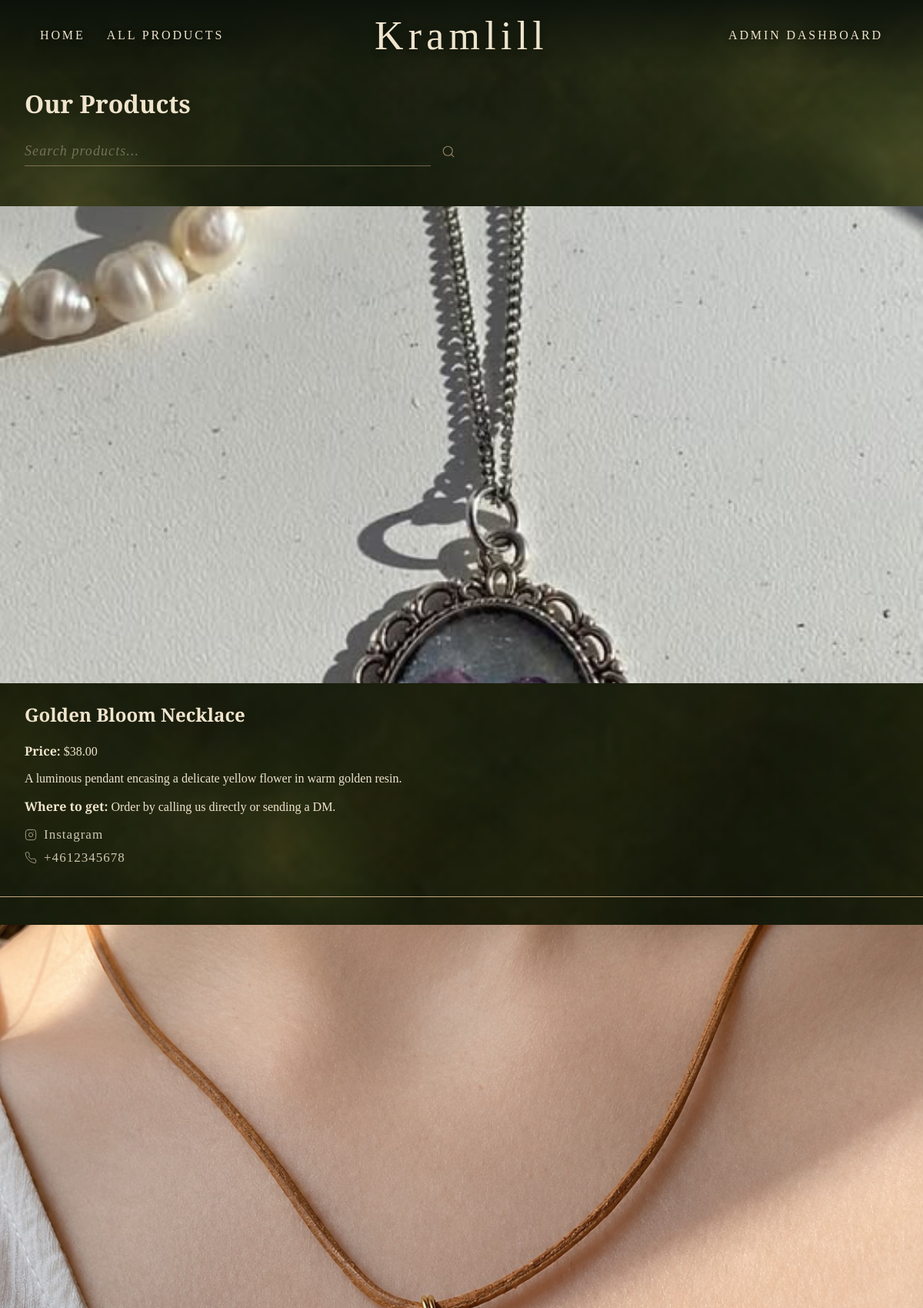
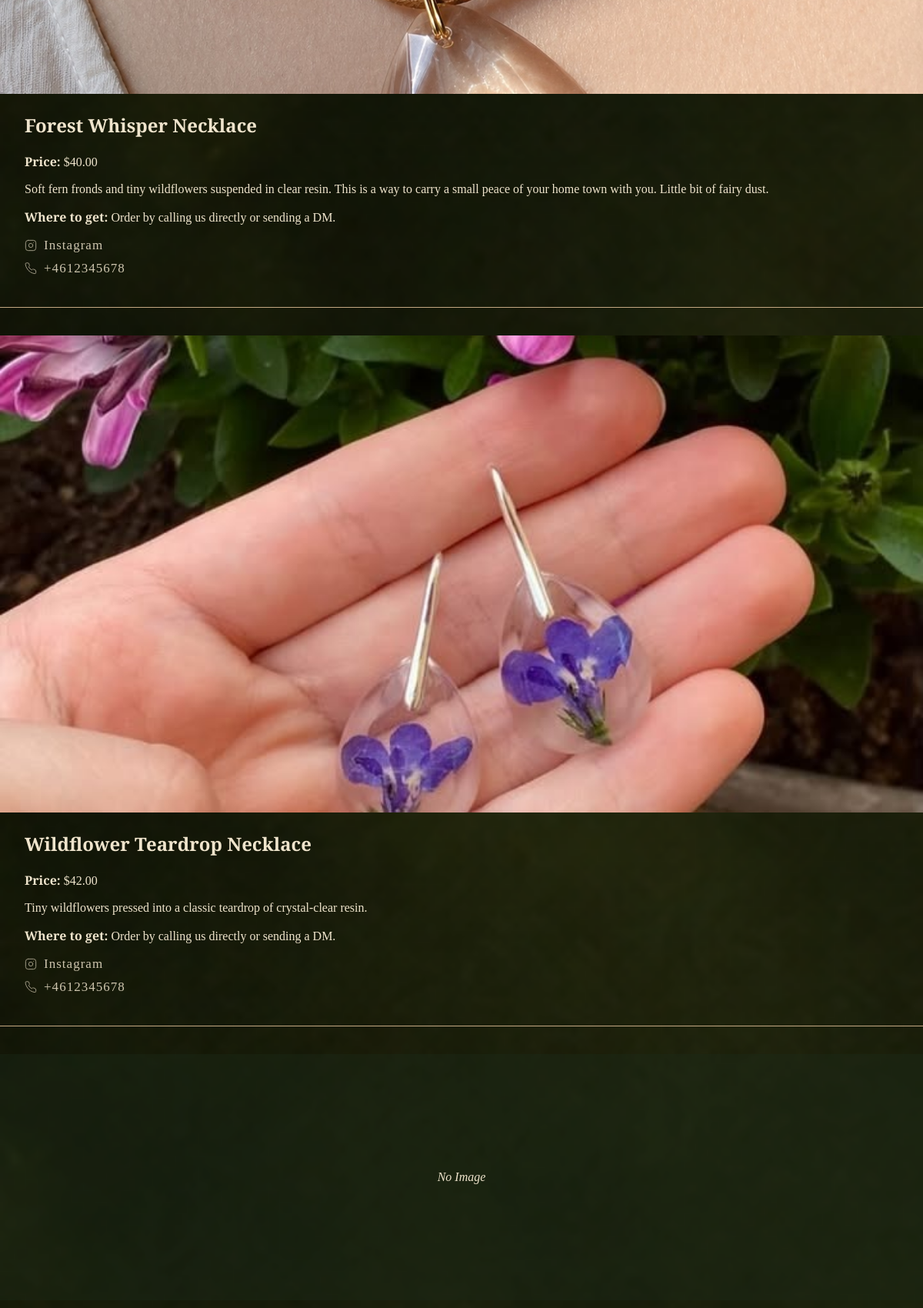
Page /products (upper part) on the committed database (2 pictures, top to bottom).
### backend/models.py (models this page shows, shortened)
class Product(db.Model):
    __tablename__ = 'products'
    id = db.Column(db.Integer, primary_key=True)
    name = db.Column(db.String(120), nullable=False)
    description = db.Column(db.Text, nullable=True)
    price = db.Column(db.Float, nullable=False)
    stock = db.Column(db.Integer, nullable=False, default=0)
    image_filename = db.Column(db.String(255), nullable=True)
    where_to_get = db.Column(db.Text, nullable=True)
    instagram_url = db.Column(db.String(255), nullable=True)
    phone = db.Column(db.String(50), nullable=True)
    category = db.Column(db.String(50), nullable=False, default='Normal')

### backend/app.py (the view)
@app.route('/products')
def products():
    search_query = request.args.get('search', '').strip()
    if search_query:
        all_products = Product.query.filter(
            (Product.name.like(f'%{search_query}%')) |
            (Product.description.like(f'%{search_query}%'))
        ).all()
    else:
        all_products = Product.query.all()
    return render_template('products.html', products=all_products, search=search_query)

### frontend/templates/products.html (shortened to what this page needs)
{% macro gallery_json(product) -%}
{%- set ns = namespace(urls=[]) -%}
{%- if product.image_filename -%}{%- set ns.urls = ns.urls + [url_for('static', filename='uploads/' + product.image_filename)] -%}{%- endif -%}
{%- for gi in product.gallery_images -%}{%- set ns.urls = ns.urls + [url_for('static', filename='uploads/' + gi.filename)] -%}{%- endfor -%}
{{- ns.urls | tojson -}}
{%- endmacro %}
<!DOCTYPE html>
<html lang="en">
<head>
    <link rel="stylesheet" href="{{ url_for('static', filename='css/style.css') }}">
</head>
<body>
    <header class="site-header">
        <nav class="nav-left desktop-nav">
            <a href="/" class="nav-link">Home</a>
            <a href="/products" class="nav-link" style="margin-left: 24px;">All Products</a>
        </nav>
        <a href="/" class="logo">Kramlill</a>
        <nav class="nav-right desktop-nav">
            <a href="/admin/dashboard" class="nav-link">Admin Dashboard</a>
        </nav>
    </header>
    <main class="products-main">
        <h1>Our Products</h1>
        <form method="GET" action="/products" class="search-form">
            <input type="text" name="search" placeholder="Search products..." value="{{ search }}" class="search-input">
            <button type="submit" class="search-btn" aria-label="Search">
                <svg xmlns="http://www.w3.org/2000/svg" width="18" height="18" viewBox="0 0 24 24" fill="none" stroke="currentColor" stroke-width="1.5" stroke-linecap="round" stroke-linejoin="round"><circle cx="11" cy="11" r="8"/><line x1="21" y1="21" x2="16.65" y2="16.65"/></svg>
            </button>
        </form>
        <div class="products-grid">
            {% for product in products %}
                <div class="product-card product-clickable"
                     data-name="{{ product.name }}"
                     data-price="{{ '%.2f'|format(product.price) }}"
                     data-description="{{ product.description or '' }}"
                     data-where="{{ product.where_to_get or '' }}"
                     data-instagram="{{ product.instagram_url or '' }}"
                     data-phone="{{ product.phone or '' }}"
                     data-gallery='{{ gallery_json(product) }}'>
                    {% if product.image_filename %}
                        <img src="{{ url_for('static', filename='uploads/' + product.image_filename) }}" alt="{{ product.name }}" class="product-card-image">
                    {% else %}
                        <div class="product-card-no-image">No Image</div>
                    {% endif %}
                    <div class="product-card-body">
                    <h2>{{ product.name }}</h2>
                    <p><strong>Price:</strong> ${{ "%.2f"|format(product.price) }}</p>
                    <p>{{ product.description }}</p>
                    <p><strong>Where to get:</strong> {{ product.where_to_get }}</p>
                    <div class="product-links">
                        {% if product.instagram_url %}
                            <a href="{{ product.instagram_url }}" target="_blank" class="product-link-item">
                                <span>Instagram</span>
                            </a>
                        {% endif %}
                        {% if product.phone %}
                            <a href="tel:{{ product.phone }}" class="product-link-item">
                                <span>{{ product.phone }}</span>
                            </a>
                        {% endif %}
                    </div>
                    </div>
                </div>
            {% else %}
                <p>No products available yet.</p>
            {% endfor %}
        </div>
    </main>
</body>
</html>

### frontend/static/css/style.css (style rules this page uses)
body { font-family: 'Cormorant Garamond', Georgia, serif; margin: 0; padding: 0; background-color: var(--forest-green); color: var(--dark-text); }
.site-header { position: absolute; top: 0; left: 0; width: 100%; height: 92px; z-index: 20; display: grid; grid-template-columns: 1fr auto 1fr; align-items: center; padding: 0 52px; box-sizing: border-box; background: linear-gradient(to bottom, rgba(10, 16, 10, 0.82) 0%, rgba(10, 16, 10, 0.0) 100%); }
.logo { grid-column: 2; font-family: 'Cormorant Garamond', Georgia, serif; font-size: 52px; font-weight: 400; color: var(--cream-gold); letter-spacing: 0.12em; text-shadow: 0 2px 10px rgba(0, 0, 0, 0.4); text-decoration: none; transition: color 0.3s ease; }
.nav-left { grid-column: 1; justify-self: start; }
.nav-right { grid-column: 3; justify-self: end; display: flex; gap: 56px; }
.nav-link { font-family: 'Cormorant Garamond', Georgia, serif; color: var(--cream-gold); text-decoration: none; font-size: 16px; font-weight: 500; letter-spacing: 0.18em; text-transform: uppercase; text-shadow: 0 2px 8px rgba(0, 0, 0, 0.45); transition: color 0.3s ease, transform 0.3s ease; }
.product-clickable { cursor: pointer; }

### rows in the picture
Product: image_filename (picture), name "Golden Bloom Necklace", price "38.00", description "A luminous pendant encasing a delicate yellow flower in warm golden resin.", where_to_get "Order by calling us directly or sending a DM.", phone "+4612345678"
Product: image_filename (picture), name "Forest Whisper Necklace", price "40.00", description "Soft fern fronds and tiny wildflowers suspended in clear resin. This is a way to carry a small peace of your home town with you. Little bit of fairy dust.", where_to_get "Order by calling us directly or sending a DM.", phone "+4612345678"
Product: image_filename (picture), name "Wildflower Teardrop Necklace", price "42.00", description "Tiny wildflowers pressed into a classic teardrop of crystal-clear resin.", where_to_get "Order by calling us directly or sending a DM.", phone "+4612345678"
Product: shows "No Image"
